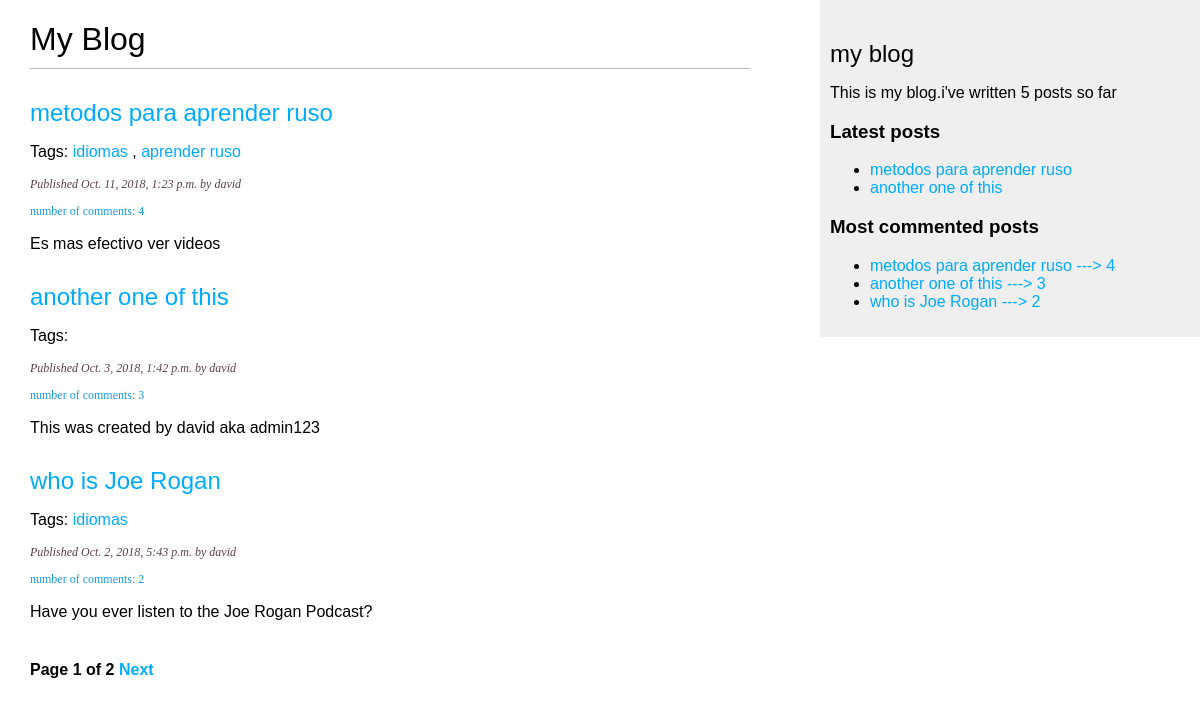
The page /blog/ on the database as committed earlier.
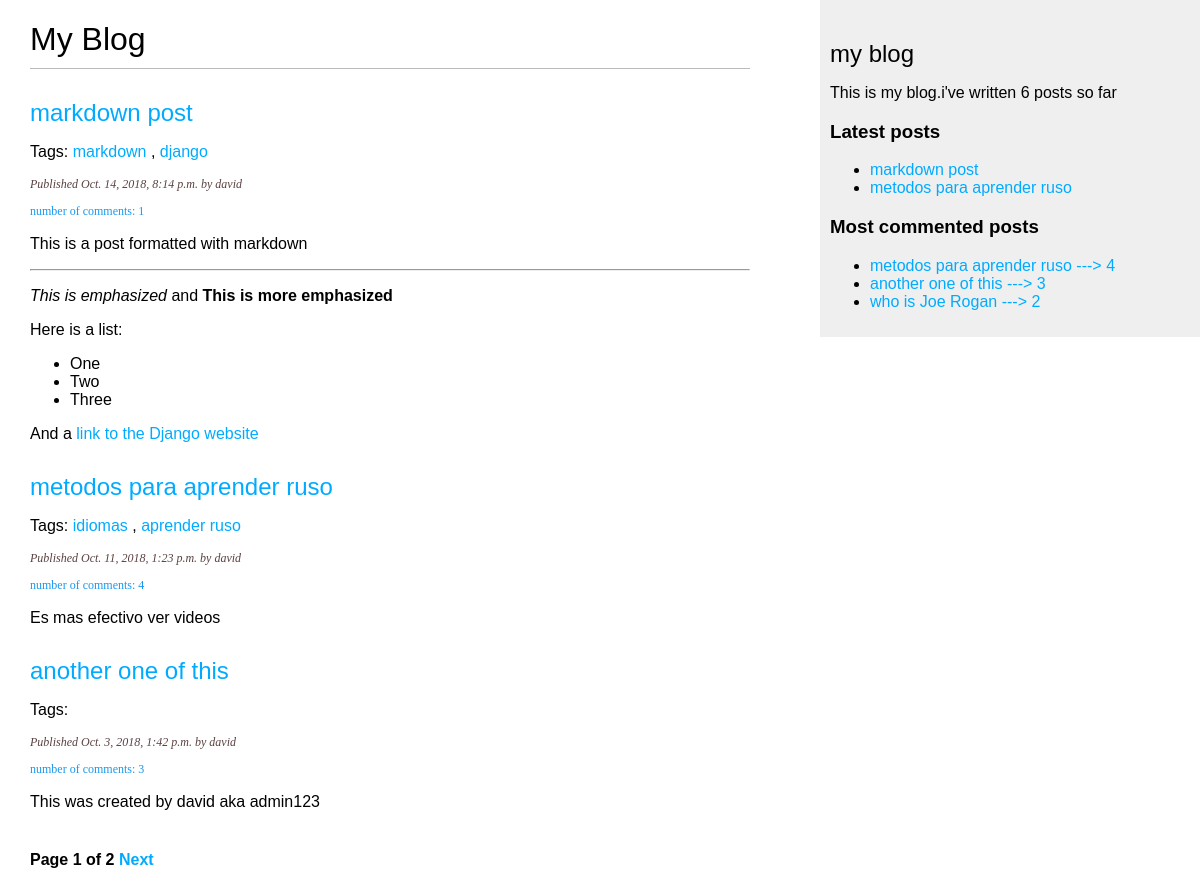
The same page on the database as committed later.
### blog/models.py (models this page shows, shortened)
class Post (models.Model):
  STATUS_CHOICES = (
    ('draft','Draft'),
    ('published','Published'),
  )
  title = models.CharField(max_length=250)
  slug = models.SlugField(max_length=250,unique_for_date='publish')
  author = models.ForeignKey(User,on_delete=models.CASCADE,related_name='blog_posts')
  body = models.TextField()
  publish = models.DateTimeField(default=timezone.now)
  created = models.DateTimeField(auto_now_add=True)
  updated = models.DateTimeField(auto_now=True)
  status = models.CharField(max_length=10,choices=STATUS_CHOICES,default='draft')
  tags = TaggableManager()
  objects = models.Manager() # The default manager
  published = PublishedManager() # our custom manager
  class Meta:
    ordering = ('-publish',)
  def get_absolute_url(self):
    return reverse('blog:post_detail',
                       args=[self.publish.year,
                             self.publish.month,
                             self.publish.day,
                             self.slug])

### blog/views.py (the view)
# urls.py: path('',views.post_list, name='post_list'),
def post_list(request,tag_slug=None):
  object_list = Post.published.all()
  tag = None
  if tag_slug:
    tag = get_object_or_404(Tag,slug=tag_slug)
    object_list = object_list.filter(tags__in=[tag])
  paginator = Paginator(object_list,3)
  page = request.GET.get('page')
  try:
    posts = paginator.page(page)
  except PageNotAnInteger :
    posts = paginator.page(1)
  except EmptyPage:
    posts = paginator.page(paginator.num_pages)
  return render(request,'blog/post/list.html', {'page':page,'posts':posts,'tag':tag})

### blog/models.py (called while the page is built)
  def get_queryset(self):
    return super(PublishedManager,self).get_queryset().filter(status='published')

### blog/templatetags/blog_tags.py (called while the page is built)
@register.filter(name='markdown')
def markdown_format(text):
  return mark_safe(markdown.markdown(text))

@register.simple_tag
def get_most_commented_posts(count=3):
  return Post.published.annotate(total_comments=Count('comments')).order_by('-total_comments')[:count]

@register.simple_tag
def total_posts():
  return Post.published.count()

@register.inclusion_tag('blog/post/latest_posts.html')
def show_latest_posts(count=5):
  latest_posts = Post.published.order_by('-publish')[:count]
  return {'latest_posts':latest_posts}

### blog/templates/blog/post/list.html (shortened to what this page needs)
{% extends "blog/base.html" %}
{% load blog_tags %}
{%block content%}
  <h1>My Blog</h1>
  {% for post in posts %}
  <h2>
    <a href="{{ post.get_absolute_url }}">
        {{post.title}}
    </a>
  </h2>
  <p class="tags">
    Tags:
        {% for tag in post.tags.all %}
        <a href="{% url "blog:post_list_by_tag" tag.slug %}">
          {{tag.name}}
        </a>
        {% if not forloop.last %} , {% endif %}
        {% endfor %}
  </p>
  <p class="date">
    Published {{post.publish}} by {{post.author}}
  </p>
  <p class="numComments">
    number of comments: {{post.comments.count}}
  </p>
  {{post.body|markdown|truncatewords_html:30}}
  {% endfor %}
  {% include "pagination.html" with page=posts %}
{%endblock%}

### blog/templates/blog/base.html (shortened to what this page needs)
{% load blog_tags %}
{% load static %}
<!DOCTYPE html>
<html>
<head>
  <link rel="stylesheet" href="{% static "css/blog.css" %}">
</head>
<body>
  <div id="content">
    {% block content %}
    {% endblock %}
  </div>
  <div id="sidebar">
    <h2>my blog</h2>
    <p>This is my blog.i've written {% total_posts %} posts so far</p>
    <h3>Latest posts</h3>
    {% show_latest_posts 2 %}
    <h3>Most commented posts</h3>
    {% get_most_commented_posts as most_commented_posts  %}
    <ul>
       {% for post in most_commented_posts %}
       <li>
         <a href="{{ post.get_absolute_url }}">{{post.title}} ---> {{post.comments.count}}</a>
       </li>
       {% endfor %}
    </ul>
  </div>
</body>
</html>

### blog/templates/pagination.html (shortened to what this page needs)
<div class="pagination">
  <span class="step-link">
    <span class="current">
      Page {{page.number}} of {{page.paginator.num_pages}}
    </span>
    {% if page.has_next %}
      <a href="?page={{page.next_page_number}}">Next</a>
    {% endif %}
  </span>
</div>

### blog/templates/blog/post/latest_posts.html
<ul>
  {% for post in latest_posts %}
  <li>
    <a href="{{post.get_absolute_url}}">{{ post.title }}</a>
  </li>
  {% endfor %}
</ul>

### blog/static/css/blog.css (style rules this page uses)
body { margin:0; padding:0; font-family:helvetica, sans-serif; }
a { color:#00abff; text-decoration:none; }
h1 { font-weight:normal; border-bottom:1px solid #bbb; padding:0 0 10px 0; }
h2 { font-weight:normal; margin:30px 0 0; }
#content { float:left; width:60%; padding:0 0 0 30px; }
#sidebar { float:right; width:30%; padding:10px; background:#efefef; height:100%; }
p.numComments { color: #1898ee; font-family: georgia, serif; font-size: 12px; }
p.date { color:rgb(90, 65, 65); font-family: georgia, serif; font-size: 12px; font-style: italic; }
.pagination { margin:40px 0; font-weight:bold; }

Rows that differ between the two databases and show on the page:
no longer on one of the page's lists (row unchanged): Post: title "another one of this"
no longer on one of the page's lists (row unchanged): Post: title "who is Joe Rogan", publish "Oct. 2, 2018, 5:43 p.m.", author "david", comments.count "2", body "Have you ever listen to the Joe Rogan Podcast?"
added Post: title "markdown post", publish "Oct. 14, 2018, 8:14 p.m.", author "david", comments.count "1", body "This is a post formatted with markdown This is emphasized and This is more emphasized Here is a list: One Two Three And a link to the Django website"
added Tag: name "markdown", shown under "markdown post"
added Tag: name "django", shown under "markdown post"
computed for Post "who is Joe Rogan": loses Tag (name "idiomas")
Other text that changed with them:
text no longer shown: "5"
text now shown: "6"
